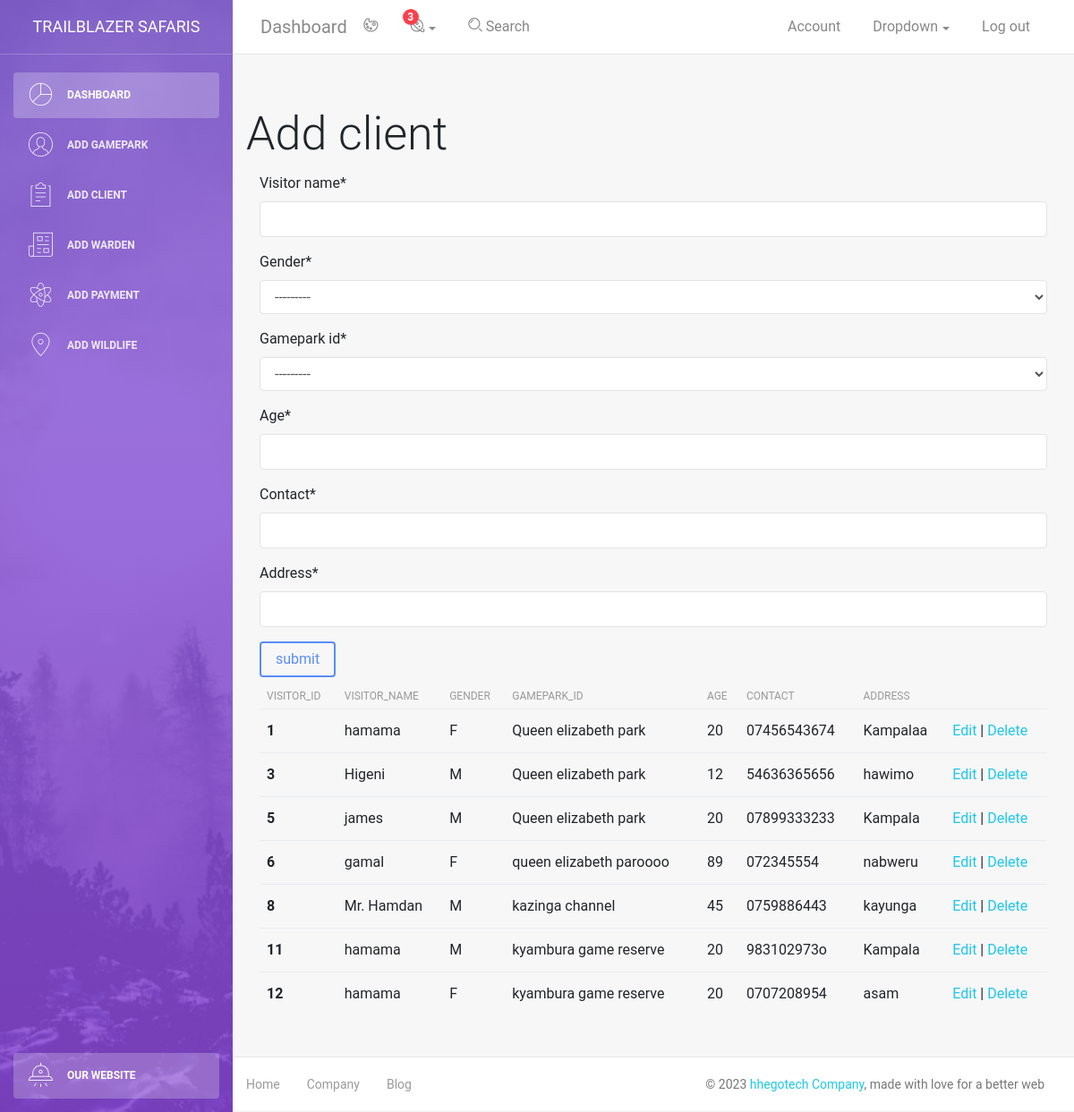
The page /add_visitor/ (signed in) on the database its author committed.
### blog/models.py (models this page shows, shortened)
class Visitor(models.Model):
    GENDER_OPTIONS = [
        ("M", "Male"),
        ("F", "Female"),
    ]
    visitor_name = models.CharField(max_length = 50)
    gender = models.CharField(max_length = 2, choices = GENDER_OPTIONS)
    gamepark_id = models.ForeignKey(Gamepark, on_delete=models.CASCADE)
    age = models.IntegerField()
    contact = models.CharField(max_length = 11)
    address = models.CharField(max_length = 20)

class Gamepark(models.Model):
    gamepark_name = models.CharField(max_length = 50, verbose_name="gamepark_name")
    contact = models.CharField(max_length = 10)
    contact_person = models.CharField(max_length = 60)
    address = models.CharField(max_length=100, null=True, blank=True, default="null")
    def __str__(self):
        return self.gamepark_name

### blog/views.py (the view)
# urls.py: path('add_visitor/',add_visitor_view,name= "add_visitor_page"),
@login_required
def add_visitor_view(request):
    message = ""
    if request.method == "POST":
        visitor_form = VisitorForm(request.POST)
        if visitor_form.is_valid():
            visitor_form.save()
            message = " Visitor saved successfully "
        messages.success(request, message)
    visitor_form = VisitorForm()
    visitor = Visitor.objects.all()
    context = {
        'form': visitor_form,
        'visitors': visitor,
        'message':message,
    }
    return render(request, "add_visitor.html", context)

### blog/forms.py
class VisitorForm(ModelForm):
    class Meta:
        model = Visitor
        fields = '__all__'

### blog/templates/add_visitor.html (shortened to what this page needs)
{% extends './ase.html' %}
{% load crispy_forms_tags %}
{% block content %}
    <h1>Add client</h1>
    <div class="container">
    <form method="POST">
        {{form|crispy}}
        <button class="btn btn-primary" type="submit">submit</button>
    </form>
<table class="table table-hover">
    <thead>
        <tr>
            <th scope="col"> visitor_id</th>
            <th scope="col"> visitor_name</th>
            <th scope="col"> gender</th>
            <th scope="col"> gamepark_id</th>
            <th scope="col"> age</th>
            <th scope="col"> contact</th>
            <th scope="col"> address</th>
        </tr>
    </thead>
    <tbody>
        {% for visitor in visitors %}
            <tr>
            <th scope="row">{{visitor.id}}</th>
            <td>{{visitor.visitor_name}}</td>
            <td>{{visitor.gender}}</td>
            <td>{{visitor.gamepark_id}}</td>
            <td>{{visitor.age}}</td>
            <td>{{visitor.contact}}</td>
            <td>{{visitor.address}}</td>
        <td>
            <a href="{% url 'edit_visitor_page' visitor.id %}"> Edit</a> |
            <a href="{% url 'delete_visitor_page' visitor.id %}" onclick="return confirm('Are you sure you want to delete this visitor ?')"> Delete</a>
        </td>
</tr>
{% endfor %}
</tbody>
</table>
</div>
{% endblock content %}

### rows shown on the page
Visitor: id "1", visitor_name "hamama", gender "F", gamepark_id "Queen elizabeth park", age "20", contact "07456543674", address "Kampalaa"
Visitor: id "3", visitor_name "Higeni", gender "M", gamepark_id "Queen elizabeth park", age "12", contact "54636365656", address "hawimo"
Visitor: id "5", visitor_name "james", gender "M", gamepark_id "Queen elizabeth park", age "20", contact "07899333233", address "Kampala"
Visitor: id "6", visitor_name "gamal", gender "F", gamepark_id "queen elizabeth paroooo", age "89", contact "072345554", address "nabweru"
Visitor: id "8", visitor_name "Mr. Hamdan", gender "M", gamepark_id "kazinga channel", age "45", contact "0759886443", address "kayunga"
Visitor: id "11", visitor_name "hamama", gender "M", gamepark_id "kyambura game reserve", age "20", contact "983102973o", address "Kampala"
Visitor: id "12", visitor_name "hamama", gender "F", gamepark_id "kyambura game reserve", age "20", contact "0707208954", address "asam"
